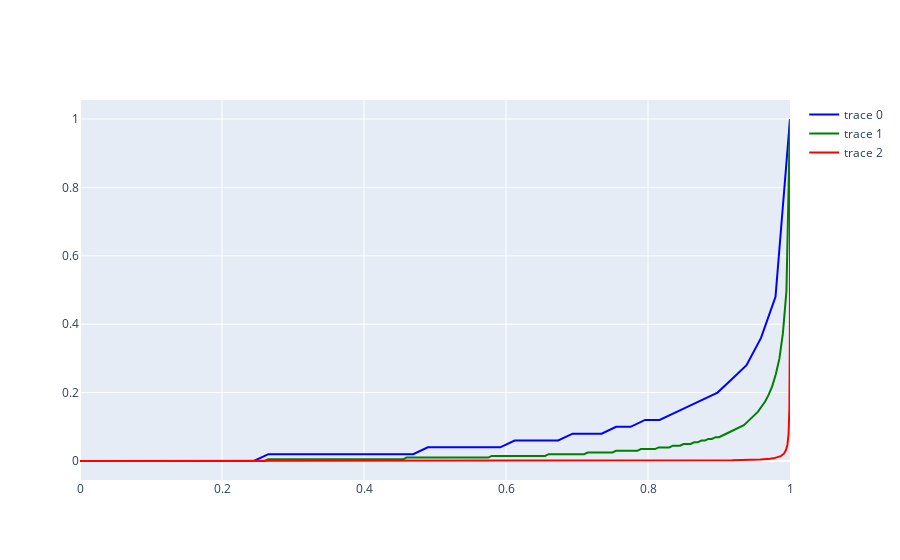
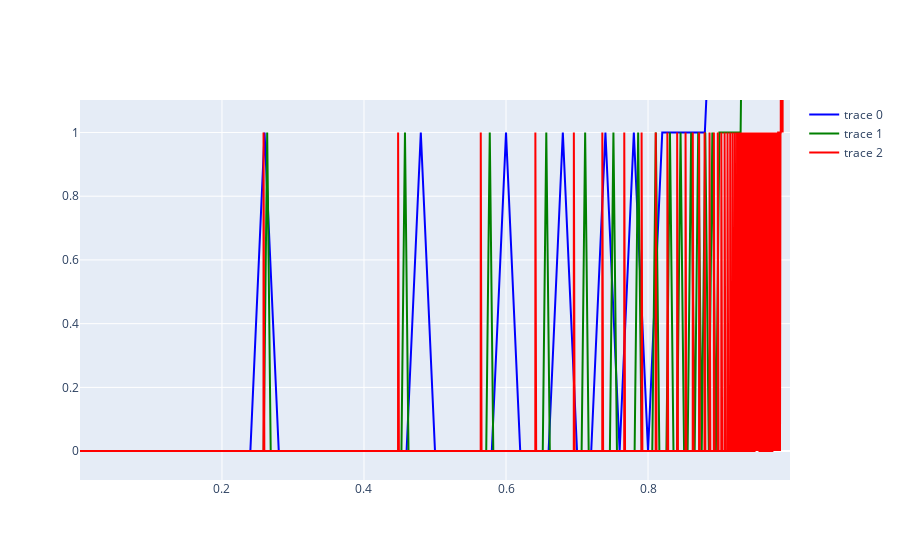

Write notebook code for charts like these, in order.
### Code cell
fig1 = go.Figure()
fig2 = go.Figure()
for n, color in zip([50, 201, 10001], ['blue', 'green', 'red']):
    y = np.array(optimal.max_allowable_ranks(n))
    fig1.add_trace(go.Scatter(x=np.linspace(0, 1, n, endpoint=True), y=y / n, line_color=color))
    fig2.add_trace(go.Scatter(x=np.linspace(0, 1, 2*n+1, endpoint=True)[2:-1:2], y=np.diff(y), line_color=color))

fig1.show()
fig2.show()

### Figure 1 — Plotly figure (JSON) as saved in the notebook; plotly's stock layout.template omitted (floating-point values rounded to 4 significant figures; data arrays with more than 128 entries replaced by an {"elided": "..."} marker saying what was removed)
{"data": [{"line": {"color": "blue"}, "type": "scatter", "x": [0, 0.02041, 0.04082, 0.06122, 0.08163, 0.102, 0.1224, 0.1429, 0.1633, 0.1837, 0.2041, 0.2245, 0.2449, 0.2653, 0.2857, 0.3061, 0.3265, 0.3469, 0.3673, 0.3878, 0.4082, 0.4286, 0.449, 0.4694, 0.4898, 0.5102, 0.5306, 0.551, 0.5714, 0.5918, 0.6122, 0.6327, 0.6531, 0.6735, 0.6939, 0.7143, 0.7347, 0.7551, 0.7755, 0.7959, 0.8163, 0.8367, 0.8571, 0.8776, 0.898, 0.9184, 0.9388, 0.9592, 0.9796, 1], "y": [0, 0, 0, 0, 0, 0, 0, 0, 0, 0, 0, 0, 0, 0.02, 0.02, 0.02, 0.02, 0.02, 0.02, 0.02, 0.02, 0.02, 0.02, 0.02, 0.04, 0.04, 0.04, 0.04, 0.04, 0.04, 0.06, 0.06, 0.06, 0.06, 0.08, 0.08, 0.08, 0.1, 0.1, 0.12, 0.12, 0.14, 0.16, 0.18, 0.2, 0.24, 0.28, 0.36, 0.48, 1]}, {"line": {"color": "green"}, "type": "scatter", "x": {"elided": "201 float values"}, "y": {"elided": "201 float values"}}, {"line": {"color": "red"}, "type": "scatter", "x": {"elided": "10001 float values"}, "y": {"elided": "10001 float values"}}], "layout": {"autosize": true, "xaxis": {"autorange": true, "range": [0, 1], "type": "linear"}, "yaxis": {"autorange": true, "range": [-0.05556, 1.056], "type": "linear"}}}

### Figure 2 — Plotly figure (JSON) as saved in the notebook; plotly's stock layout.template omitted (floating-point values rounded to 4 significant figures; data arrays with more than 128 entries replaced by an {"elided": "..."} marker saying what was removed)
{"data": [{"line": {"color": "blue"}, "type": "scatter", "x": [0.02, 0.04, 0.06, 0.08, 0.1, 0.12, 0.14, 0.16, 0.18, 0.2, 0.22, 0.24, 0.26, 0.28, 0.3, 0.32, 0.34, 0.36, 0.38, 0.4, 0.42, 0.44, 0.46, 0.48, 0.5, 0.52, 0.54, 0.56, 0.58, 0.6, 0.62, 0.64, 0.66, 0.68, 0.7, 0.72, 0.74, 0.76, 0.78, 0.8, 0.82, 0.84, 0.86, 0.88, 0.9, 0.92, 0.94, 0.96, 0.98], "y": [0, 0, 0, 0, 0, 0, 0, 0, 0, 0, 0, 0, 1, 0, 0, 0, 0, 0, 0, 0, 0, 0, 0, 1, 0, 0, 0, 0, 0, 1, 0, 0, 0, 1, 0, 0, 1, 0, 1, 0, 1, 1, 1, 1, 2, 2, 4, 6, 26]}, {"line": {"color": "green"}, "type": "scatter", "x": {"elided": "200 float values"}, "y": {"elided": "200 int values"}}, {"line": {"color": "red"}, "type": "scatter", "x": {"elided": "10000 float values"}, "y": {"elided": "10000 int values"}}], "layout": {"autosize": true, "xaxis": {"autorange": true, "range": [9.999e-05, 0.9999], "type": "linear"}, "yaxis": {"autorange": false, "range": [-0.09062, 1.102], "type": "linear"}}}
